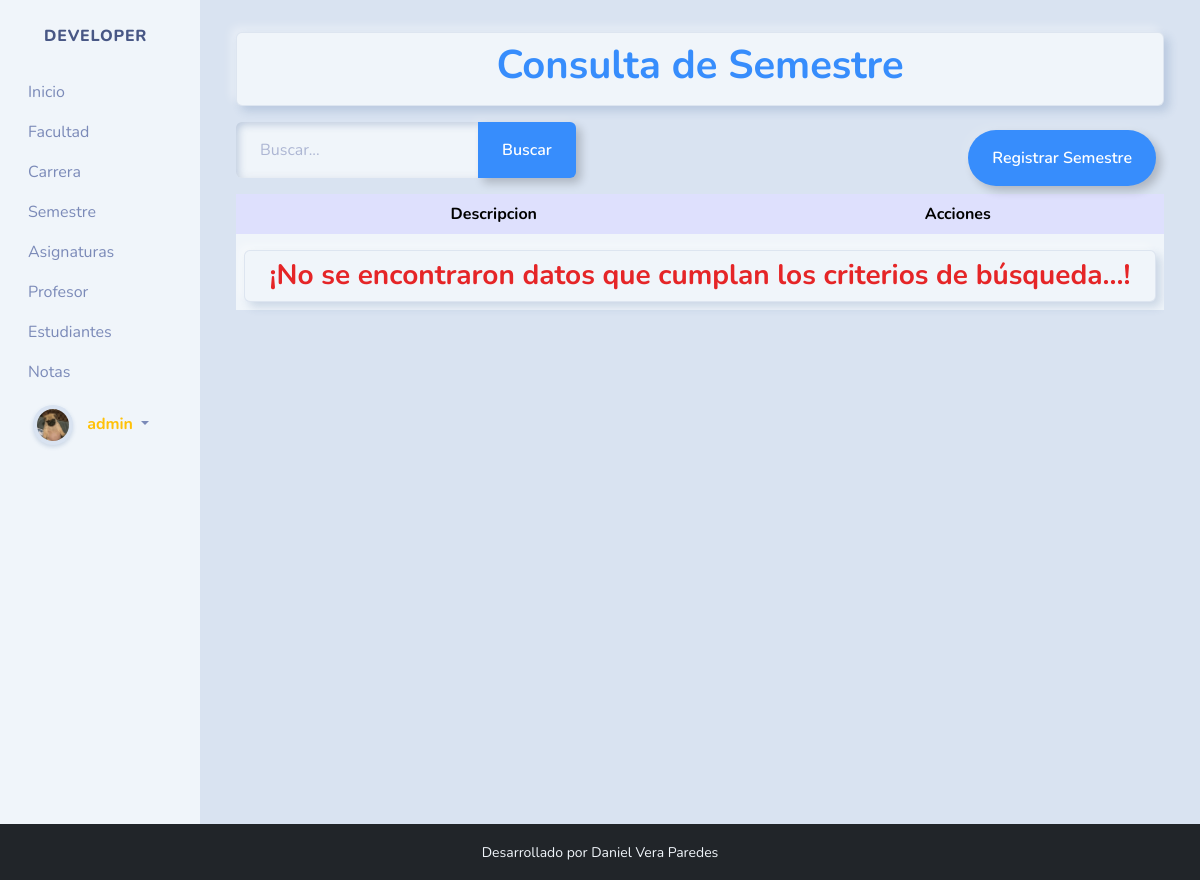
Page /semestres/ (signed in) on the earlier database version.
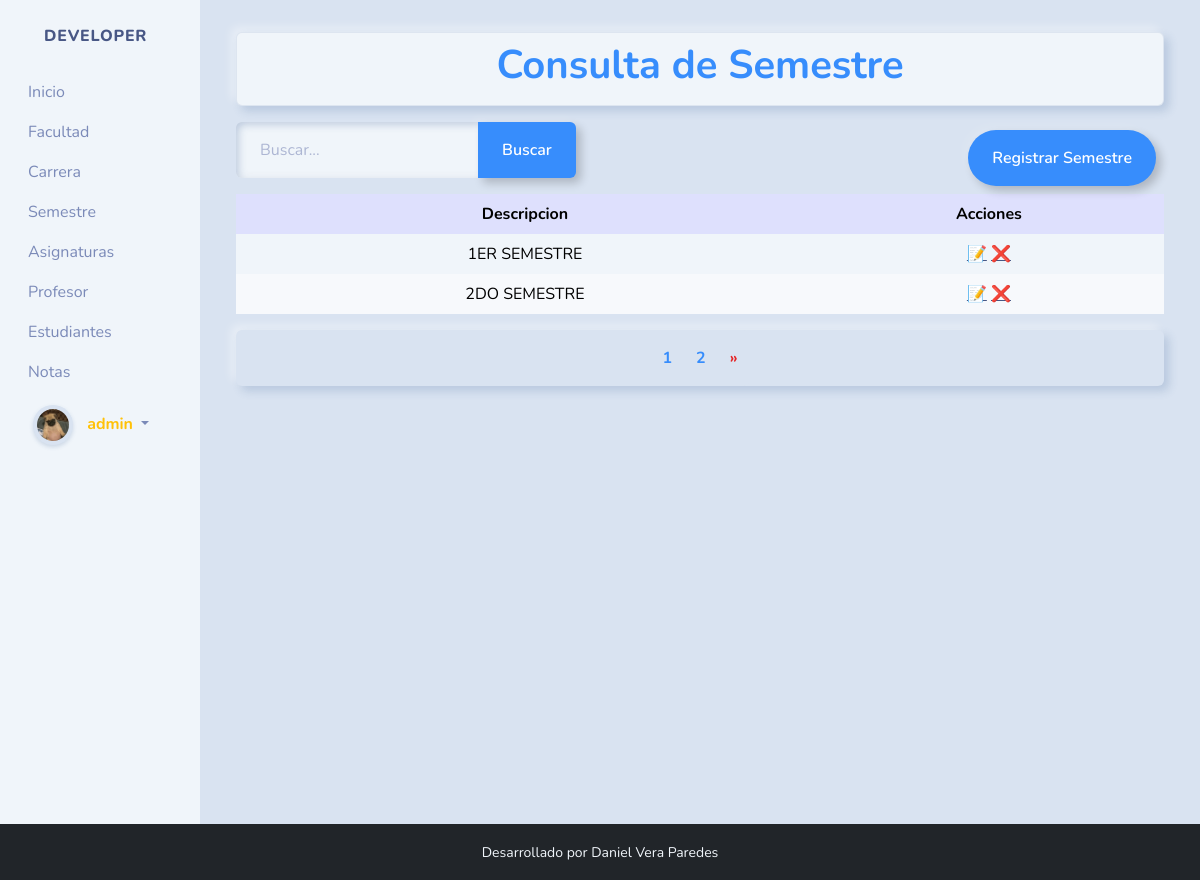
Same page on the later database version.
### notas/models.py (models this page shows, shortened)
class Semestre(models.Model):
    description = models.CharField('Descripcion', max_length=200)
    isactive = models.BooleanField('Estado', default=True)
    class Meta:
        verbose_name = ('Semestre')
        verbose_name_plural = ('Semestres')
        ordering = ['description']

### notas/views.py (the view)
# urls.py: path('semestres/', views.semestre,name="semestres"),
@login_required
def semestre(request):
    return model_list(request, Semestre, "Semestre", "semestres.html", ["description"])

### notas/views.py (called while the page is built)
@login_required
def model_list(request, model, title, template, fields):
    context, objects = None, None
    try:
        q = request.GET.get('q')
        filter_conditions = Q()
        if q:
            for field in fields:
                filter_conditions |= Q(**{f'{field}__icontains': q})
        objects = model.objects.filter(filter_conditions)
        paginator = Paginator(objects,2)
        pagina = request.GET.get('page', 1)
        paginated_objects = paginator.get_page(pagina)
        context = {
            'objects': paginated_objects,
            'title': f'Consulta de {title}',
            'paginator': paginator,
            'num_pages': paginator.num_pages,
        }
        return render(request, template, context)
    except Exception as e:
        return render(request, template, {'title': f'Consulta de {title}', 'error': f'Ha ocurrido un error en la consulta: {e}'})

### notas/templates/semestres.html (shortened to what this page needs)
{% extends "base.html" %}
{% load static %}
{% block content %}
<div class="container">
  <div class="py-2 mt-2 border border-1 shadow rounded text-center bg-light">
    <h1 class="fw-bold text-primary">{{ title }}</h1>
  </div>
  <div class="mt-3">
    <div class="mt-2 d-flex justify-content-between flex-wrap">
      <form action="" style="max-width: 450px;">
        <div class="input-group">
          <input type="text" class="form-control" placeholder="Buscar..." name="q" value="{{ request.GET.q }}" minlength="2">
          <button class="btn btn-outline-primary" data-bs-toggle="tooltip"
            data-bs-title="Escriba y haga clic en buscar">
            Buscar
          </button>
        </div>
      </form>
      <div class="m-2">
        <a href="{% url 'create_semestre' %}" class="btn btn-outline-primary " data-bs-toggle="tooltip"
          data-bs-title="Ingresar un nueva Semestre">
          Registrar Semestre
        </a>
      </div>
    </div>
  </div>
  <div class="table-responsive">
    <table class="table table-fluid">
      <thead class="text-center text-light table-info">
        <tr>
          <th>Descripcion</th>
          <th>Acciones</th>
        </tr>
      </thead>
      <tbody class="table-light">
        {% for semestre in objects %}
        <tr class="{% cycle 'table-default' 'table-secondary' %}">
          <td class="text-center">{{ semestre.description|upper }}</td>
          <td class="text-center">
            <a href="{% url 'update_semestre' semestre.id %}" data-bs-toggle="tooltip"
              data-bs-title="Editar la semestre">📝</a>
            <a href="{% url 'delete_semestre' semestre.id %}" data-bs-toggle="tooltip"
              data-bs-title="Eliminar la semestre">❌</a>
          </td>
        </tr>
        {% empty %}
        <tr>
          <td colspan="5" class="text-danger fw-bold h3 text-center">
            <div class="py-2 mt-2 border border-1 shadow rounded text-center bg-light">
              ¡No se encontraron datos que cumplan los criterios de búsqueda...!
            </div>
          </td>
        </tr>
        {% endfor %}
      </tbody>
    </table>
  </div>
  {% if paginator.num_pages > 1 %}
  <ul class="pagination">
    {% for page_num in paginator.page_range %}
    <li class="page-item text-danger fw-bold {% if page_num == objects.number %}active{% endif %}">
      <a class="page-link text-primary fw-bold" href="{% url 'semestres' %}?page={{ page_num }}">{{ page_num }}</a>
    </li>
    {% endfor %}
    {% if objects.has_next %}
    <li class="page-item">
      <a class="page-link text-danger fw-bold" href="{% url 'semestres' %}?page={{ objects.next_page_number }}">»</a>
    </li>
    {% endif %}
  </ul>
  {% endif %}
</div>
{% endblock content %}

Differences in the rows shown:
added Semestre: description "1ER SEMESTRE"
added Semestre: description "2DO SEMESTRE"
Other differences:
new list line: "1"
new list line: "2"
text no longer shown: "¡No se encontraron datos que cumplan los criterios de búsqueda...!"
